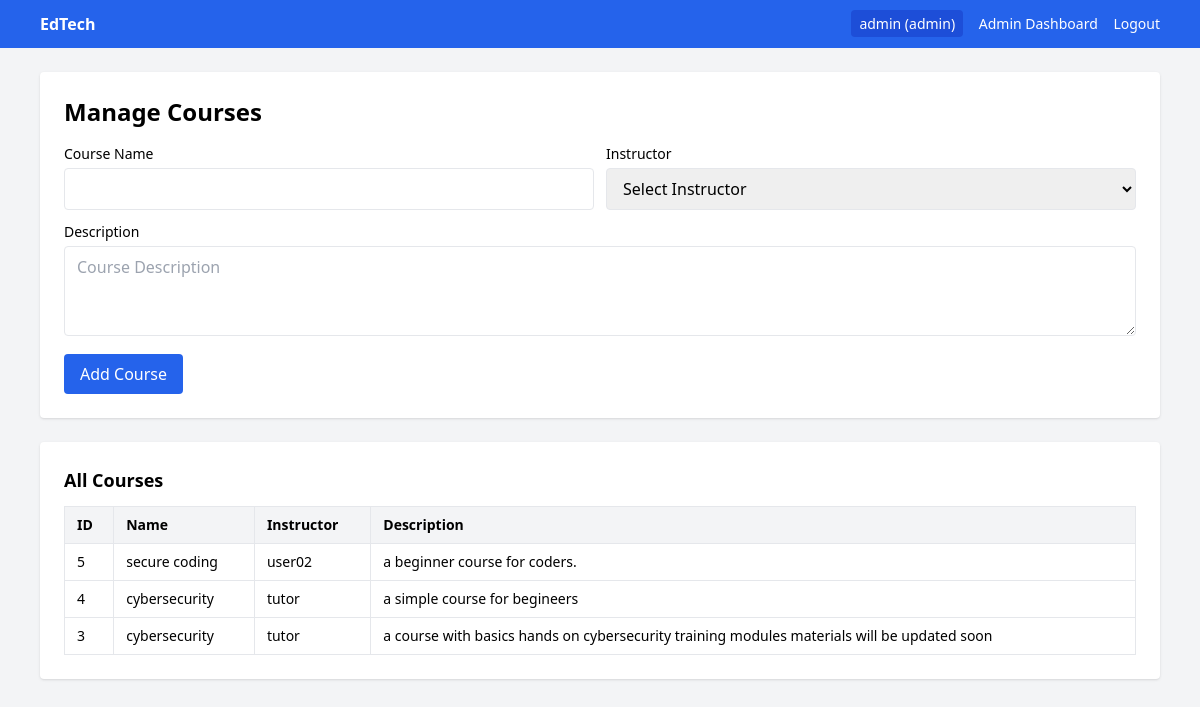
Screenshot of /admin/courses (signed in) with the database file from the repository.
### tables this page shows
CREATE TABLE courses (
            id INTEGER PRIMARY KEY AUTOINCREMENT,
            name TEXT NOT NULL,
            instructor TEXT NOT NULL
        , description TEXT);

### app.py (the view, shortened to what this page needs)
@app.route("/admin/courses", methods=["GET", "POST"])
@login_required
@role_required("admin")
def admin_courses():
    db = get_db()
    cursor = db.cursor()
    cursor.execute("SELECT * FROM courses ORDER BY id DESC")
    courses = cursor.fetchall()
    cursor.execute("SELECT username FROM users WHERE role = ? ORDER BY username", ("instructor",))
    instructors = cursor.fetchall()
    return render_template(
        "admin/courses.html",
        courses=courses,
        instructors=instructors,
    )

### app.py (called while the page is built)
def get_db():
    if "db" not in g:
        g.db = sqlite3.connect(app.config["DATABASE"])
        g.db.row_factory = sqlite3.Row
    return g.db

def login_required(view_func):
    @wraps(view_func)
    def wrapper(*args, **kwargs):
        if "user_id" not in session:
            flash("Please log in first.", "error")
            return redirect(url_for("login"))
        return view_func(*args, **kwargs)
    return wrapper

def role_required(*allowed_roles):
    def decorator(view_func):
        @wraps(view_func)
        def wrapper(*args, **kwargs):
            if "user_id" not in session:
                flash("Please log in first.", "error")
                return redirect(url_for("login"))
            if session.get("role") not in allowed_roles:
                flash("You are not authorized to access this page.", "error")
                return redirect(url_for("home"))
            return view_func(*args, **kwargs)
        return wrapper
    return decorator

### templates/admin/courses.html (shortened to what this page needs)
{% extends 'base.html' %}
{% block content %}
<div class="space-y-6">
  <div class="bg-white p-6 rounded shadow">
    <h1 class="text-2xl font-bold mb-4">Manage Courses</h1>
    <form method="POST" class="space-y-3">
      <div class="grid md:grid-cols-2 gap-3">
        <div>
          <label class="block text-sm mb-1">Course Name</label>
          <input name="name" class="w-full border rounded px-3 py-2" required>
        </div>
        <div>
          <label class="block text-sm mb-1">Instructor</label>
          <select name="instructor" class="w-full border rounded px-3 py-2" required>
            <option value="">Select Instructor</option>
          </select>
        </div>
      </div>
      <div>
        <label class="block text-sm mb-1">Description</label>
        <textarea name="description" placeholder="Course Description" rows="3" class="w-full border rounded px-3 py-2" required></textarea>
      </div>
      <div>
        <button class="bg-blue-600 text-white px-4 py-2 rounded hover:bg-blue-700">Add Course</button>
      </div>
    </form>
  </div>
  <div class="bg-white p-6 rounded shadow">
    <h2 class="text-lg font-semibold mb-3">All Courses</h2>
    {% if courses %}
      <table class="w-full border text-sm">
        <thead class="bg-gray-100">
          <tr>
            <th class="border px-3 py-2 text-left">ID</th>
            <th class="border px-3 py-2 text-left">Name</th>
            <th class="border px-3 py-2 text-left">Instructor</th>
            <th class="border px-3 py-2 text-left">Description</th>
          </tr>
        </thead>
        <tbody>
          {% for c in courses %}
            <tr>
              <td class="border px-3 py-2">{{ c.id }}</td>
              <td class="border px-3 py-2">{{ c.name }}</td>
              <td class="border px-3 py-2">{{ c.instructor }}</td>
              <td class="border px-3 py-2">{{ c.description }}</td>
            </tr>
          {% endfor %}
        </tbody>
      </table>
    {% else %}
      <p class="text-gray-600">No courses created yet.</p>
    {% endif %}
  </div>
</div>
{% endblock %}

### rows the page displays
courses: id "5", name "secure coding", instructor "user02", description "a beginner course for coders."
courses: id "4", name "cybersecurity", instructor "tutor", description "a simple course for begineers"
courses: id "3", name "cybersecurity", instructor "tutor", description "a course with basics hands on cybersecurity training modules materials will be updated soon"

### other values shown
{{ session.get('username') }} "admin"
{{ session.get('role') }} "admin"
